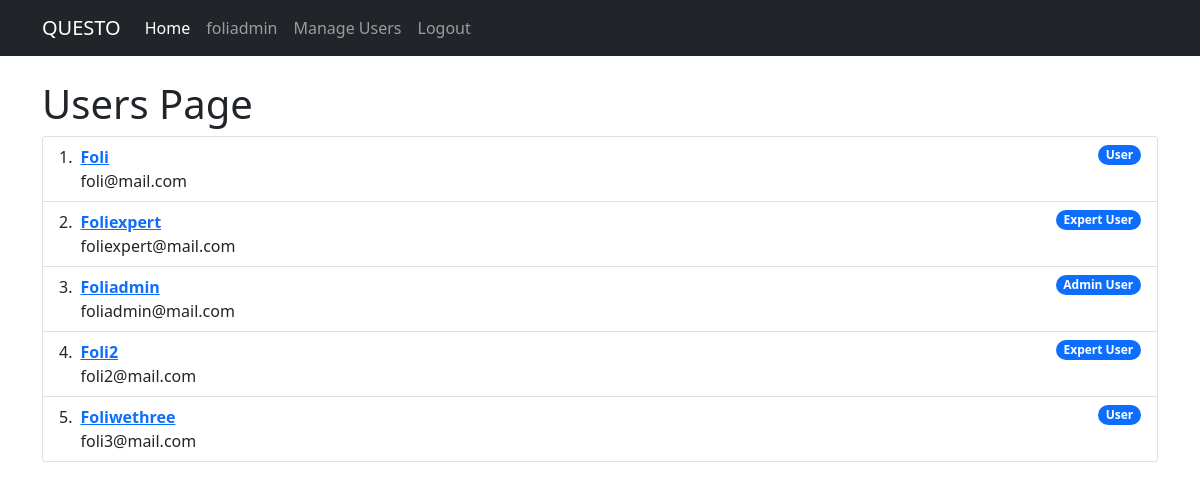
/users (signed in), run on the app's committed database.
### tables this page shows
CREATE TABLE users (
  id integer primary key autoincrement,
  username text not null,
  email text,
  password text not null,
  expert boolean not null,
  admin boolean not null
);

### app.py (the view)
@app.route('/users')
def users():
  user = current_user()
  if not user:
    return redirect(url_for('login'))
  if user['admin'] !=1:
    return redirect(url_for('index'))
  db = get_db()
  all_users = db.execute('select id, email, username,  expert, admin, password from users')
  user_result = all_users.fetchall()
  return render_template ('users.html', user=user, users=user_result)

### app.py (called while the page is built)
def current_user():
  user_result = None
  if 'user' in session:
    db = get_db()
    user_cur = db.execute('select id, email, username,  expert, admin, password from users where username= ?', [session['user']])
    user_result = user_cur.fetchone()
  return user_result

### database.py (called while the page is built)
def connect_db():
  sql = sqlite3.connect('/home/foli/Documents/flask/question/data.db')
  sql.row_factory = sqlite3.Row
  return sql

def get_db():
    if not hasattr(g, 'sqlite_db'):
        g.sqlite_db = connect_db()
    return g.sqlite_db

### templates/users.html (shortened to what this page needs)
{% extends 'base.html' %}
{% block content %}
<div class="container">
  <h1>Users Page</h1>
  <ol class="list-group list-group-numbered">
    {%for user in users%}
    <li class="list-group-item d-flex justify-content-between align-items-start">
      <div class="ms-2 me-auto">
        <div class="fw-bold"> <a href="{{url_for('promote', user_id=user.id)}}">{{user.username.capitalize()}}</a></div>
        {{user.email}}
      </div>
      <span class="badge bg-primary rounded-pill">
        {% if user.expert%} Expert User {%elif user.admin%} Admin User {%else%} User {%endif%}
      </span>
    </li>
    {% endfor%}
  </ol>
</div>
{% endblock %}

### templates/base.html (shortened to what this page needs)
<!DOCTYPE html>
<html lang="en">
<head>
  <link href="https://cdn.jsdelivr.net/npm/bootstrap@5.0.2/dist/css/bootstrap.min.css" rel="stylesheet">
</head>
<body>
  {%include '_navbar.html'%}
{% block content %}
{%endblock %}
</body>
</html>

### templates/_navbar.html (shortened to what this page needs)
<nav class="navbar navbar-expand-lg navbar-dark bg-dark mb-4 pb-2">
  <div class="container">
    <a class="navbar-brand" href="/">QUESTO</a>
    <div class="collapse navbar-collapse" id="navbarNav">
      <ul class="navbar-nav">
        <li class="nav-item">
          <a class="nav-link active" aria-current="page" href="/">Home</a>
        </li>
        <li class="nav-item">
        <span class="nav-link">{{session['user']}}</span>
        </li>
        {% if  user and user['admin'] == 1 %}
        <li class="nav-item">
          <a class="nav-link" href="{{url_for('users')}}">Manage Users</a>
        </li>
        {% endif %}
        {% if  user %}
        <li class="nav-item">
        <a class="nav-link" href="{{url_for('logout')}}">Logout</a>
        </li>
        {% endif %}
      </ul>
    </div>
  </div>
</nav>

### data on the page
users: user "foliadmin", username "Foliadmin", email "foliadmin@mail.com", expert "Admin User"
users: username "Foli", email "foli@mail.com", expert "User"
users: username "Foliexpert", email "foliexpert@mail.com", expert "Expert User"
users: username "Foli2", email "foli2@mail.com", expert "Expert User"
users: username "Foliwethree", email "foli3@mail.com", expert "User"
